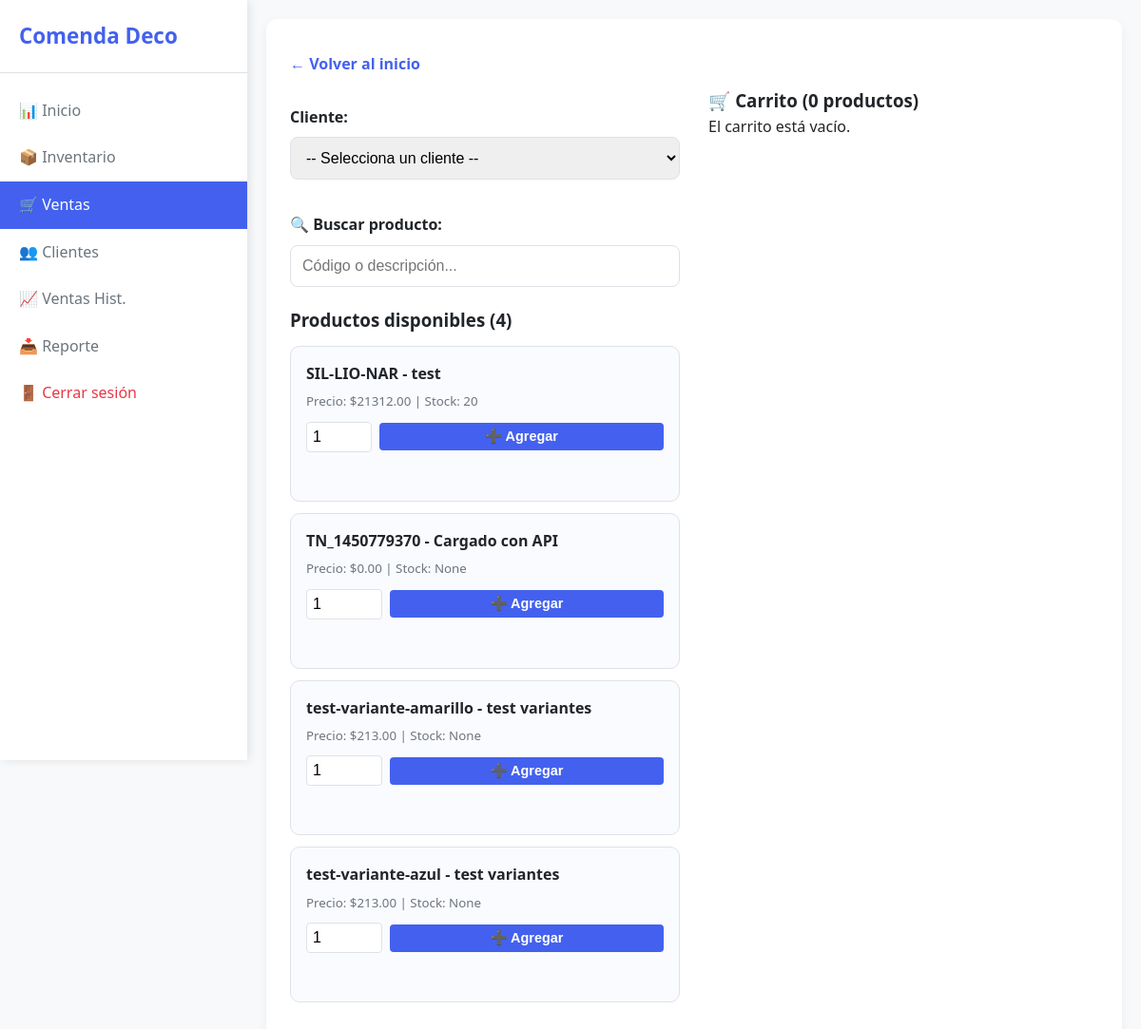
/ventas (signed in), run on the app's committed database.
### tables this page shows
CREATE TABLE productos (
    id INTEGER PRIMARY KEY AUTOINCREMENT,

        sku TEXT NOT NULL UNIQUE,
        descripcion TEXT NOT NULL,

        precio REAL NOT NULL,
        promotional_price TEXT,

        stock INTEGER,

        barcode TEXT,

        variant_id TEXT UNIQUE,
        product_id TEXT,

        activo INTEGER NOT NULL DEFAULT 1,
        fecha_creacion DATETIME DEFAULT CURRENT_TIMESTAMP,
        
        imagen_url TEXT
    );

### routes/ventas.py (the view)
@ventas_bp.route('/ventas')
@login_required
def ventas():
    cliente_id = session.get('cliente_id_seleccionado')
    conn = sqlite3.connect('negocio.db')
    clientes  = conn.execute("SELECT id, nombre FROM clientes").fetchall()
    productos = conn.execute(
        "SELECT id, sku, descripcion, precio, stock FROM productos WHERE stock > 0 OR stock IS NULL"
    ).fetchall()
    conn.close()
    carrito = session.get('carrito', [])
    total   = sum(item['precio'] * item['cantidad'] for item in carrito)
    return render_template('ventas.html', clientes=clientes, productos=productos,
                           carrito=carrito, total=total,
                           cliente_id_seleccionado=cliente_id)

### routes/__init__.py (called while the page is built)
def login_required(f):
    @wraps(f)
    def decorated_function(*args, **kwargs):
        if 'user_id' not in session:
            return redirect(url_for('auth.login'))
        return f(*args, **kwargs)
    return decorated_function

### templates/ventas.html (shortened to what this page needs)
<!DOCTYPE html>
<html>
<head>
  <link rel="stylesheet" href="{{ url_for('static', filename='style.css') }}">
</head>
<body>
  <div class="layout">
    <div class="sidebar">
      <h2><span> Comenda Deco</span></h2>
      <a href="/"><span>📊 Inicio</span></a>
      <a href="/inventario"><span>📦 Inventario</span></a>
      <a href="/ventas" class="active"><span>🛒 Ventas</span></a>
      <a href="/clientes"><span>👥 Clientes</span></a>
      <a href="/ventas_historial"><span>📈 Ventas Hist.</span></a>
      <a href="/reporte/excel"><span>📥 Reporte</span></a>
      <a href="/logout" style="margin-top: auto; color: #e63946;"><span>🚪 Cerrar sesión</span></a>
    </div>
    <div class="main-content">
      <main>
        <a href="/" class="back-link">← Volver al inicio</a>
        <div style="display: flex; gap: 30px; flex-wrap: wrap;">
          <div style="flex: 1; min-width: 300px;">
            <form method="post" action="/guardar_cliente" style="margin-bottom: 20px;">
              <label for="cliente">Cliente:</label>
              <select name="cliente_id" id="cliente" required onchange="this.form.submit()">
                <option value="">-- Selecciona un cliente --</option>
              </select>
            </form>
            <div style="margin: 20px 0;">
              <label for="search-productos" style="display: block; margin-bottom: 8px; font-weight: 600;">🔍 Buscar
                producto:</label>
              <input type="text" id="search-productos" placeholder="Código o descripción..."
                style="width: 100%; padding: 12px; border: 1px solid #dee2e6; border-radius: 8px; font-size: 1rem;">
            </div>
            <h3>Productos disponibles ({{ productos|length }})</h3>
            <div id="productos-lista">
              {% for p in productos %}
              <div class="product-card" data-codigo="{{ p[1] }}" data-descripcion="{{ p[2] }}">
                <strong>{{ p[1] }} - {{ p[2] }}</strong>
                <small>Precio: ${{ "%.2f"|format(p[3]) }} | Stock: {{ p[4] }}</small>
                <form method="post" action="/agregar_al_carrito"
                  style="margin-top: 10px; display: flex; align-items: center; gap: 8px;">
                  <input type="number" name="cantidad" min="1" max="{{ p[4] }}" value="1"
                    style="width: 80px; padding: 6px; border: 1px solid #dee2e6; border-radius: 4px;" required>
                  <button type="submit"
                    style="padding: 6px 12px; background: #4361ee; color: white; border: none; border-radius: 4px; cursor: pointer; font-size: 0.9rem;">➕
                    Agregar</button>
                </form>
              </div>
              {% endfor %}
            </div>
          </div>
          <div style="flex: 1; min-width: 300px;">
            <h3>🛒 Carrito ({{ carrito|length }} productos)</h3>
            {% if carrito %}
            <div
              style="max-height: 400px; overflow-y: auto; border: 1px solid #dee2e6; border-radius: 8px; padding: 10px;">
              {% for item in carrito %}
              <div class="carrito-item">
                <div class="carrito-item-info">
                  <strong>{{ item.descripcion }} ({{ item.codigo }})</strong><br>
                  <form method="post" action="/actualizar_precio_carrito" style="display: inline; margin-right: 10px;">
                    <input type="hidden" name="index" value="{{ loop.index0 }}">
                    <input type="number" name="nuevo_precio" value="{{ '%.2f'|format(item.precio) }}" step="0.01"
                      min="0.01"
                      style="width: 80px; padding: 4px; font-size: 0.9rem; border: 1px solid #ccc; border-radius: 4px;"
                      required>
                    <button type="submit" class="btn-small btn-edit" style="padding: 4px 8px;">✏️</button>
                  </form>
                  x {{ item.cantidad }} = ${{ "%.2f"|format(item.precio * item.cantidad) }}
                </div>
                <div class="carrito-item-actions">
                  <form method="post" action="/actualizar_carrito" style="display: inline; margin-right: 8px;">
                    <input type="hidden" name="index" value="{{ loop.index0 }}">
                    <input type="number" name="cantidad" value="{{ item.cantidad }}" min="1"
                      style="width: 60px; padding: 4px;" required>
                    <button type="submit" class="btn-small btn-edit">🔄</button>
                  </form>
                  <a href="/eliminar_del_carrito/{{ loop.index0 }}" class="btn-small btn-delete"
                    onclick="return confirm('¿Eliminar del carrito?')">🗑️</a>
                </div>
              </div>
              {% endfor %}
            </div>
            <div style="margin-top: 15px; font-size: 1.4rem; font-weight: bold;">
              Total: ${{ "%.2f"|format(total) }}
            </div>
            {% if cliente_id_seleccionado and carrito %}
            <a href="/seleccionar_pago" style="display: block; margin-top: 15px; background: #2ecc71; color: white; padding: 12px 25px;
            font-size: 1.1rem; text-decoration: none; border-radius: 8px; text-align: center; font-weight: bold;">
              💳 Seleccionar Método de Pago
            </a>
            {% elif cliente_id_seleccionado %}
            <p style="color: #e63946; margin-top: 15px;">⚠️ Agrega productos al carrito para continuar.</p>
            {% else %}
            <p style="color: #e63946; margin-top: 15px;">⚠️ Selecciona un cliente para continuar.</p>
            {% endif %}
            <a href="/vaciar_carrito"
              style="display: block; margin-top: 10px; color: #6c757d; text-decoration: none; text-align: center;">
              🗑️ Vaciar carrito
            </a>
            {% else %}
            <p>El carrito está vacío.</p>
            {% endif %}
          </div>
        </div>
      </main>
    </div>
</body>
</html>

### static/style.css (style rules this page uses)
:root { --primary: #4361ee; --primary-dark: #3a56d4; --success: #2ecc71; --danger: #e63946; --light: #f8f9fa; --dark: #212529; --gray: #6c757d; --border: #dee2e6; }
* { margin: 0; padding: 0; box-sizing: border-box; }
body { font-family: 'Segoe UI', Tahoma, Geneva, Verdana, sans-serif; background-color: var(--light); color: var(--dark); line-height: 1.6; }
main { background: white; border-radius: 12px; padding: 25px; box-shadow: 0 4px 12px rgba(0,0,0,0.05); }
h2 { margin-bottom: 20px; color: var(--dark); font-size: 1.6rem; }
form { margin: 20px 0; }
form label { display: block; margin: 15px 0 8px; font-weight: 600; }
form input, form select, form button { width: 100%; padding: 12px; margin-bottom: 15px; border: 1px solid var(--border); border-radius: 8px; font-size: 1rem; }
form button { background: var(--primary); color: white; border: none; cursor: pointer; font-weight: 600; transition: background 0.3s; }
.product-card { border: 1px solid var(--border); border-radius: 10px; padding: 16px; margin: 12px 0; background: #fafbff; }
.product-card strong { color: var(--dark); display: block; margin-bottom: 6px; }
.product-card small { color: var(--gray); display: block; margin: 4px 0; }
.back-link { display: inline-block; margin: 10px 0; color: var(--primary); text-decoration: none; font-weight: 600; }
.layout { display: flex; min-height: 100vh; }
.sidebar { width: 260px; background: white; box-shadow: 2px 0 10px rgba(0,0,0,0.1); padding: 20px 0; position: fixed; top: 0; left: 0; height: 100vh; overflow-y: auto; z-index: 1000; transition: transform 0.3s ease; }
.sidebar h2 { padding: 0 20px 20px; font-size: 1.4rem; color: var(--primary); border-bottom: 1px solid var(--border); margin-bottom: 15px; }
.sidebar a { display: flex; align-items: center; padding: 12px 20px; text-decoration: none; color: var(--gray); transition: all 0.2s; }
.sidebar a:hover, .sidebar a.active { background: var(--primary); color: white; }
.main-content { flex: 1; margin-left: 260px; padding: 20px; }

### data on the page
productos: sku "SIL-LIO-NAR", descripcion "test", precio "21312.00", stock "20"
productos: sku "TN_1450779370", descripcion "Cargado con API", precio "0.00", p "None"
productos: sku "test-variante-amarillo", descripcion "test variantes", precio "213.00", p "None"
productos: sku "test-variante-azul", descripcion "test variantes", precio "213.00", p "None"

### other printed values
{{ productos|length }} "4"
{{ carrito|length }} "0"
